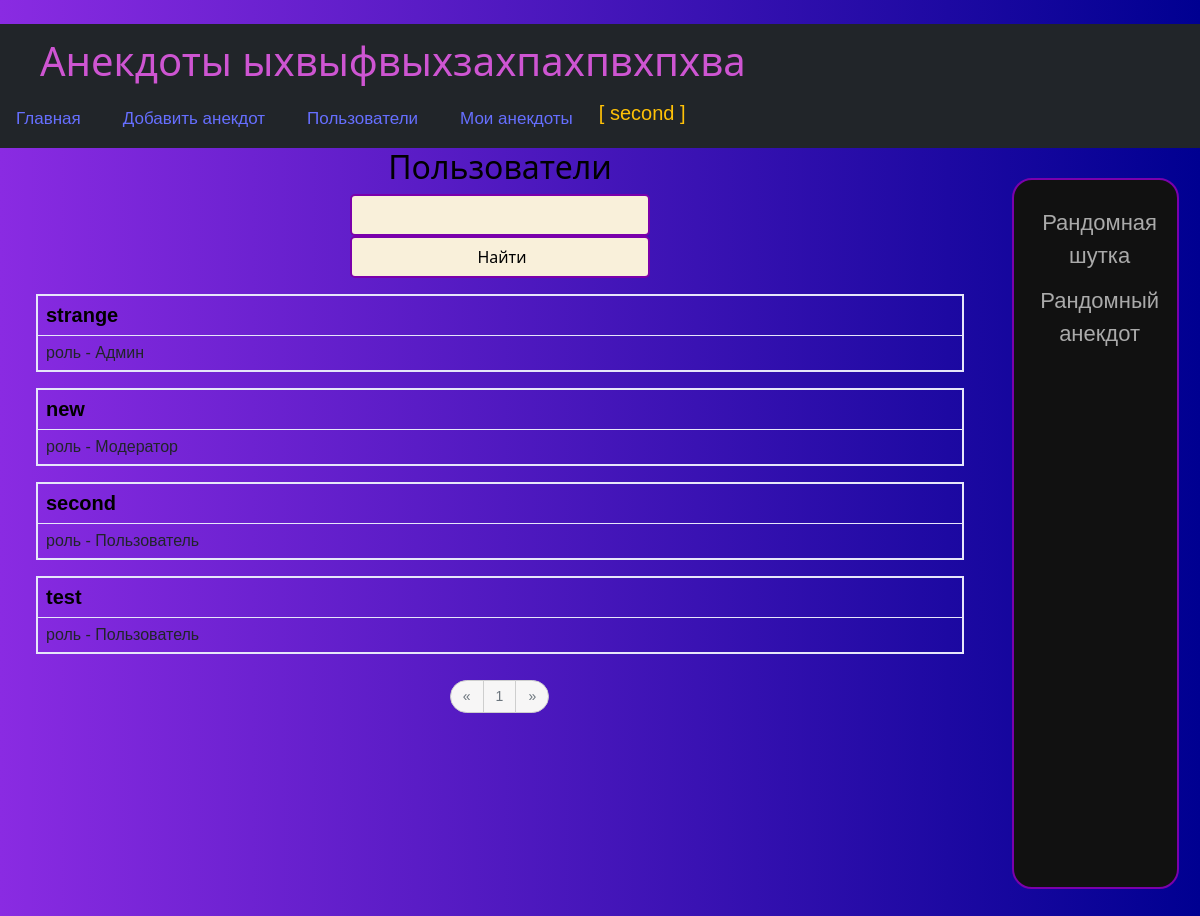
/users (signed in), run on the app's committed database.
### data/users.py (models this page shows, shortened)
class User(SqlAlchemyBase, UserMixin, SerializerMixin):
    __tablename__ = 'users'
    id = sqlalchemy.Column(sqlalchemy.Integer, primary_key=True, autoincrement=True)
    nickname = sqlalchemy.Column(sqlalchemy.String, nullable=True)
    email = sqlalchemy.Column(sqlalchemy.String, index=True, unique=True, nullable=True)
    hashed_password = sqlalchemy.Column(sqlalchemy.String, nullable=True)
    rating = sqlalchemy.Column(sqlalchemy.Integer, nullable=True)
    dislikes = sqlalchemy.Column(sqlalchemy.Integer, nullable=True)
    role = sqlalchemy.Column(sqlalchemy.String, nullable=True)
    banned = sqlalchemy.Column(sqlalchemy.Boolean, nullable=True, default=False)
    anecdots = orm.relation("Anecdote", back_populates='user')

### main.py (the view)
@app.route('/users', methods=['GET'])
@app.route('/users/<int:num>', methods=['GET'])
@login_required
def users(num=0):
    name = request.query_string.decode('utf-8')[5:]
    print(name)
    if name:
        users = g.db_sess.query(User).filter(User.nickname.like(f'%{name}%'))
    else:
        users = g.db_sess.query(User)
    count = users.count()
    lenght = count // 5 + (1 if count % 5 else 0)
    if lenght <= 7:
        pages = range(1, lenght + 1)
    else:
        pages = [1]
        pages += [num - 2, num - 1, num, num + 1, num + 2]
        pages += [lenght]
    return render_template("users.html", users=users[num * 5:(num + 1) * 5], current=num, pages=pages, count=lenght,
                           name=name)

### data/db_session.py (called while the page is built)
def create_session() -> Session:
    global __factory
    return __factory()

### main.py (called while the page is built)
@app.before_request
def before_request():
    g.db_sess = db_session.create_session()

@app.teardown_request
def teardown_request(teardown):
    g.db_sess.close()

@login_manager.user_loader
def load_user(user_id):
    return g.db_sess.query(User).get(user_id)

### templates/users.html (shortened to what this page needs)
{% extends "base.html" %}
{% block right %}
<div class="sidenav">
    <a href="/other_jokes">Рандомная шутка</a>
    <a href="/other_anecdotes">Рандомный анекдот</a>
</div>
{% endblock %}
{% block content %}
<h2 align="center" xmlns:border="http://www.w3.org/1999/xhtml" xmlns="http://www.w3.org/1999/html">Пользователи</h2>
<div align="center">
    <form>
        <input type="search" name="text">
        <input type="submit" value="Найти">
    </form>
</div>
<div class="container-fluid">
    {% for item in users%}
    <table class="table table-bordered">
        <tr>
            <td><a class="a_link" href="/user/{{ item.id }}" style="font-size:20px; font-weight:bolder;">{{item.nickname}}</a>
            </td>
        </tr>
        <tr>
            <td>
                {% if item.role == 'moder' %}
                <a>роль - Модератор</a>
                {% elif item.role == 'user' %}
                <a>роль - Пользователь</a>
                {% elif item.role == 'admin' %}
                <a>роль - Админ</a>
                {% endif %}
            </td>
        </tr>
    </table>
    {% endfor %}
    <div align="center">
        <ul class="danuas voduv-peksaucub">
            {% if current > 0 %}
            <li><a class="nav-link active" href="/users/{{ current-1 }}?text={{name}}">«</a></li>
            {% else %}
            <li><a class="nav-link disabled" href="/users/{{ current-1 }}?text={{name}}">«</a></li>
            {% endif %}
            {% for i in pages %}
            {% if i == current + 1 %}
            <li><a class="nav-link disabled" href="/users/{{ i-1 }}?text={{name}}">{{ i }}</a></li>
            {% else %}
            <li><a class="nav-link active" href="/users/{{ i-1 }}?text={{name}}">{{ i }}</a></li>
            {% endif %}
            {%endfor %}
            {% if current < count - 1 %}
            <li><a class="nav-link active" href="/users/{{ current+1 }}?text={{name}}">»</a></li>
            {% else %}
            <li><a class="nav-link disabled" href="/users/{{ current+1 }}?text={{name}}">»</a></li>
            {% endif %}
        </ul>
        <br>
    </div>
</div>
{% endblock %}

### templates/base.html (shortened to what this page needs)
﻿<!DOCTYPE html>
<html lang="ru">
<head>
    <link href="https://cdn.jsdelivr.net/npm/bootstrap@5.1.3/dist/css/bootstrap.min.css" rel="stylesheet"
>
    <link rel="stylesheet" type="text/css" href="/static/css/style.css">
    <div class="navbar bg-dark">
        <div class="navbar-brand"><h1>Анекдоты ыхвыфвыхзахпахпвхпхва</h1></div>
        <ul class="nav">
            <il class="a_link1 nav-item "><a class="a_link1 nav-link active" href="/index/0">Главная</a></il>
            {% if current_user.is_authenticated %}
            {% if current_user.banned == False %}
            <il class="a_link1 nav-item"><a class="a_link1 nav-link active" href="/add_anecdote">Добавить анекдот</a>
            </il>
            {% endif %}
            <il class="a_link1 nav-item"><a class="a_link1 nav-link active" href="/users">Пользователи</a></il>
            <il class="a_link1 nav-item"><a class="a_link1 nav-link active" href="/user/{{ current_user.id }}">Мои
                анекдоты</a></il>
            {% endif %}
            {% if current_user.is_authenticated %}
            <a class="a_link1 nav-item text-warning" style="margin-right: 30px; font-size:20px" href="/logout">[ {{
                current_user.nickname }} ]</a>
            {% else %}
            <div>
                <a class="btn btn-primary " href="/register">Зарегистрироваться</a>
                <a class="btn btn-success" style="padding-right: 40px" href="/login">Войти</a>
            </div>
            {% endif %}
        </ul>
    </div>
</head>
<body>
<div class="container-fluid">
    <div class="row">
        <div class="col-md-10 main-block">{% block content %} {% endblock %}</div>
        <div class="col-md-2 left-block" style="margin-top: 10px;">{% block right %} {% endblock %}</div>
    </div>
</div>
</body>
</html>

### static/css/style.css (style rules this page uses)
h2 { color: #000000; text-align: center; }
.main-block { height: 100vh; }
body, html { width: 100vw; height: 100vh; background: linear-gradient(to right, #8A2BE2, #000091); }
a { color: black; font-family: helvetica; text-decoration: none; }
.a_link1 a { font-family: helvetica; color: #666fff; font-size: 17px; }
.nav-item { padding-left: 0px; padding-right: 10px; }
.table-bordered { border: 2px solid #E6E6FA; }
* { box-sizing: border-box; }
form { width: 300px; }
input { width: 100%; height: 42px; padding-left: 10px; border: 2px solid #7B00AB; border-radius: 5px; outline: none; background: #F9F0DA; color: #000000; }
.danuas { list-style: none; display: inline-block; padding: 0; margin-top: 10px; }
.danuas li { display: inline; text-align: center; }
.danuas a { float: left; display: block; font-size: 14px; text-decoration: none; padding: 5px 12px; color: #fbf8f8; margin-left: -1px; border: 1px solid transparent; line-height: 1.5; }
.voduv-peksaucub li:first-child a { border-radius: 50px 0 0 50px; }
.voduv-peksaucub li:last-child a { border-radius: 0 50px 50px 0; }
.voduv-peksaucub a { border-color: #cecece; color: #929191; background: #f7f6f6; }
.sidenav { height: 90%; width: 95%; background-color: #111111; overflow-x: hidden; border: 2px solid #7B00AB; border-radius: 20px; outline: none; background: #111111; color: #000000; text-align: center; margin-top: 20px; padding-top: 20px; }
.sidenav a { padding: 6px 8px 6px 16px; text-decoration: none; font-size: 22px; color: #aaaaaa; display: block; }

### data on the page
User: nickname "second", role "роль - Пользователь"
User: nickname "strange", role "роль - Админ"
User: nickname "new", role "роль - Модератор"
User: nickname "test", role "роль - Пользователь"

### other printed values
{{ i }} "1"
